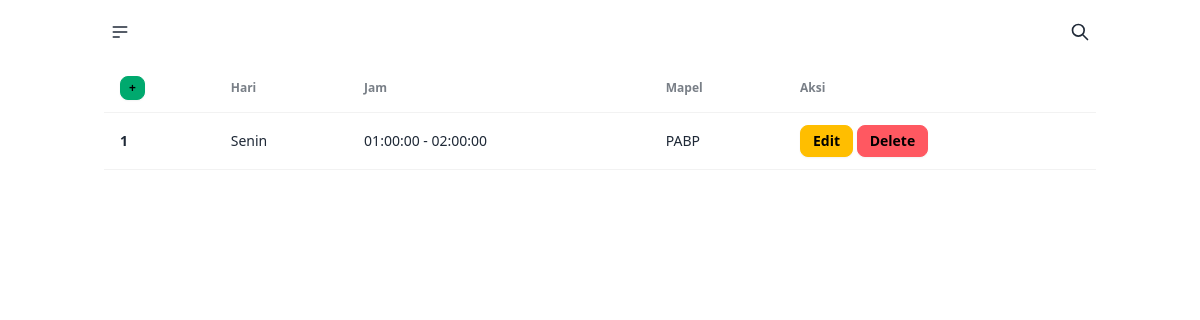
The app's page /admin/mapel/index.php, older data.
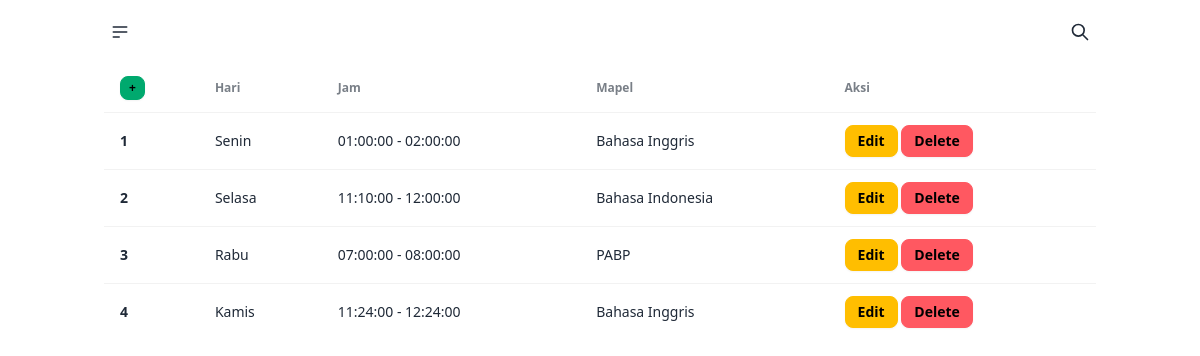
The same page, newer data.
### tables this page shows
CREATE TABLE `jadwal_pelajaran` (
  `id_japel` int NOT NULL,
  `id_hari` int NOT NULL,
  `id_jam` int NOT NULL,
  `id_mapel` int NOT NULL
);

CREATE TABLE `hari` (
  `id_hari` int NOT NULL,
  `nama_hari` enum('Senin','Selasa','Rabu','Kamis','Jumat') NOT NULL
);

CREATE TABLE `jam_mapel` (
  `id_jam` int NOT NULL,
  `jam_awal` time NOT NULL,
  `jam_akhir` time NOT NULL
);

CREATE TABLE `mapel` (
  `id_mapel` int NOT NULL,
  `nama_mapel` text NOT NULL
);

### admin/mapel/index.php (the view, shortened to what this page needs)
<?php
include '../../config.php';
?>
<!doctype html>
<html lang="en">
  <head>
    <link rel="stylesheet" href="../../src/style/output.css" />
    <link
      href="https://cdn.jsdelivr.net/npm/daisyui@4.12.10/dist/full.min.css"
      rel="stylesheet"
      type="text/css"
    />
  </head>
  <body>
  <?php include '../nav-new.php' ?>
    <div class="container mx-auto">
      <div class="overflow-x-auto">
        <table class="table">
          <thead>
            <tr>
              <th><a href="create.php" class="btn btn-xs btn-success">+</a></th>
              <th>Hari</th>
              <th>Jam</th>
              <th>Mapel</th>
              <th>Aksi</th>
            </tr>
          </thead>
          <tbody>
            <?php
            $sql = "SELECT * FROM jadwal_pelajaran
                    LEFT JOIN hari ON jadwal_pelajaran.id_hari = hari.id_hari
                    LEFT JOIN jam_mapel ON jadwal_pelajaran.id_jam = jam_mapel.id_jam
                    LEFT JOIN mapel ON jadwal_pelajaran.id_mapel = mapel.id_mapel";
            $i = 1;
            $query = mysqli_query($conn, $sql);
            while ($data = mysqli_fetch_assoc($query)):
            ?>
            <tr>
              <th><?= $i++ ?></th>
              <td><?= $data['nama_hari'] ?></td>
              <td><?= $data['jam_awal'] . ' - ' . $data['jam_akhir'] ?></td>
              <td><?= $data['nama_mapel'] ?></td>
              <td>
                <a href="update.php?id=<?= $data['id_japel'] ?>" type="submit" name="submit" class="btn btn-sm btn-warning">Edit</a>
                <a href="delete.php?id=<?= $data['id_japel'] ?>" class="btn btn-sm btn-error">Delete</a>
              </td>
            </tr>
            <?php endwhile; ?>
          </tbody>
        </table>
      </div>
    </div>
  </body>
</html>

Row changes from the older to the newer data that the page shows:
changed jadwal_pelajaran "Senin": id_mapel.nama_mapel "PABP" → "Bahasa Inggris"
added jadwal_pelajaran: id_hari.nama_hari "Selasa", id_jam.jam_awal "11:10:00", id_jam.jam_akhir "12:00:00", id_mapel.nama_mapel "Bahasa Indonesia"
added jadwal_pelajaran: id_hari.nama_hari "Rabu", id_jam.jam_awal "07:00:00", id_jam.jam_akhir "08:00:00", id_mapel.nama_mapel "PABP"
added jadwal_pelajaran: id_hari.nama_hari "Kamis", id_jam.jam_awal "11:24:00", id_jam.jam_akhir "12:24:00", id_mapel.nama_mapel "Bahasa Inggris"
